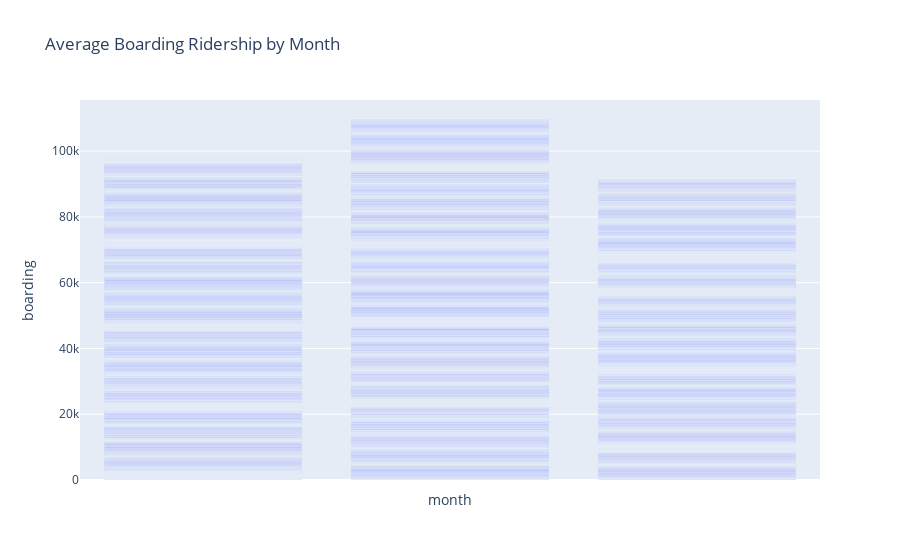
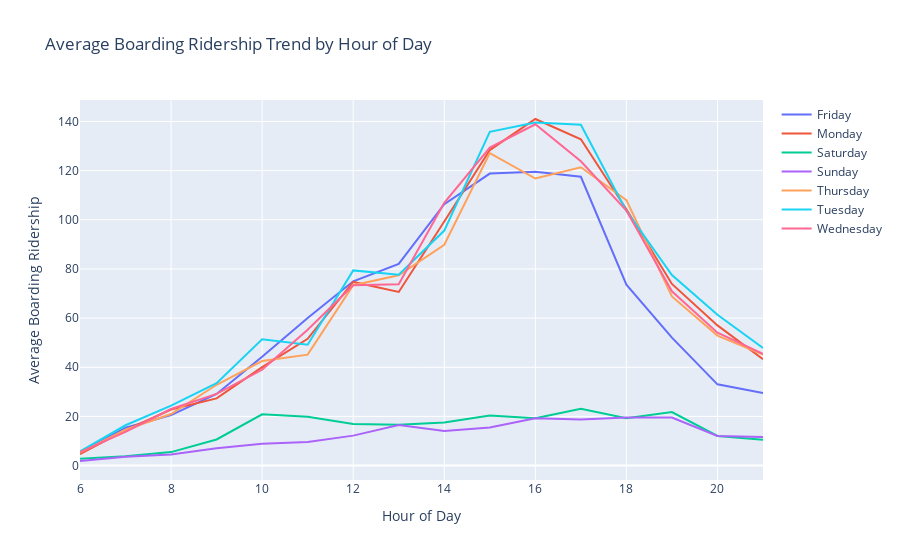
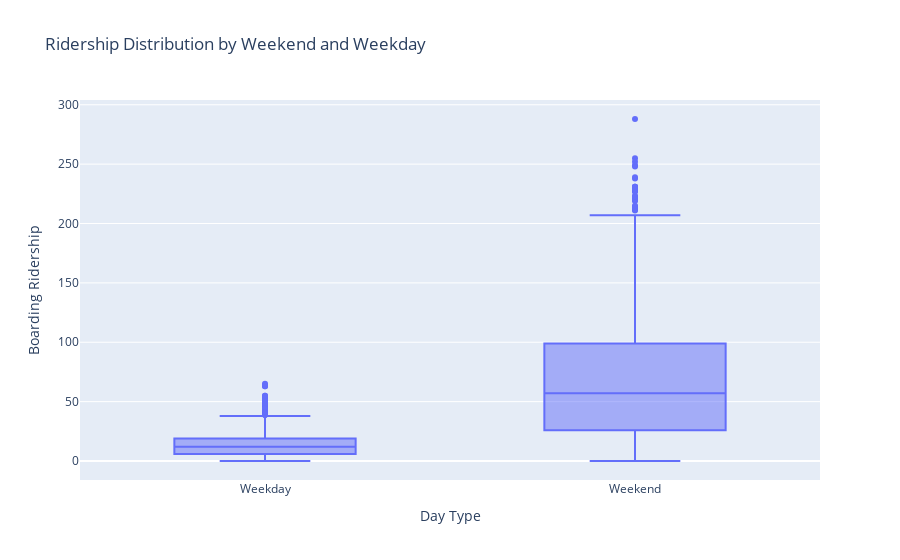
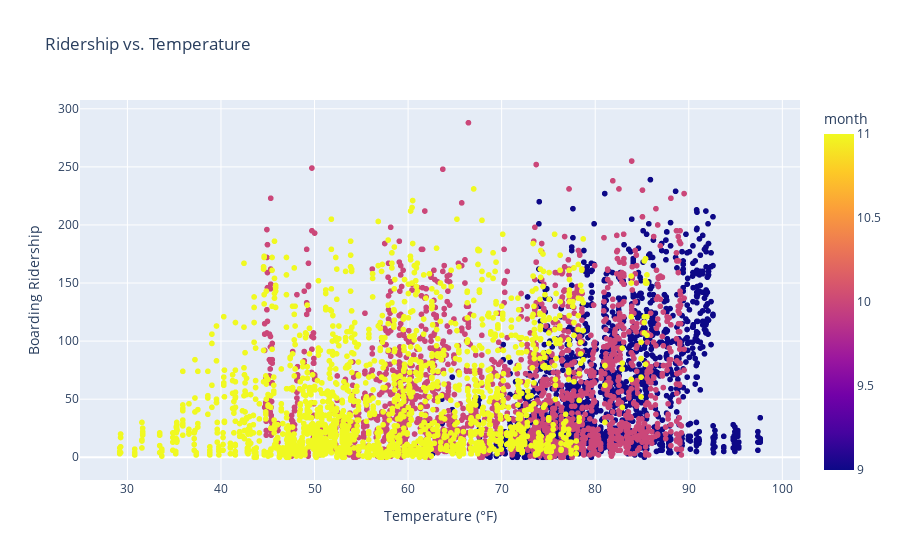

Notebook source saved alongside these figures, in order:
### Code cell
import pandas as pd
import plotly.express as px
import plotly.graph_objects as go

# Load the data
data = pd.read_csv('capmetro_UT.csv')

# Convert 'timestamp' column to datetime
data['timestamp'] = pd.to_datetime(data['timestamp'])

# Extract month from 'timestamp'
data['month'] = data['timestamp'].dt.month

# Extract day of the week from 'timestamp'
data['day_of_week'] = data['timestamp'].dt.day_name()

# 1. Bar plot: Ridership by Month
fig1 = px.bar(data, x='month', y='boarding', title='Average Boarding Ridership by Month')
fig1.update_xaxes(tickmode='array', tickvals=list(range(7)), ticktext=['July', 'August', 'September', 'October', 'November', 'December'])

# 2. Line plot: Ridership Trend by Hour of Day
pivot_table = data.pivot_table(index='hour_of_day', columns='day_of_week', values='boarding', aggfunc='mean')
fig2 = go.Figure()
for day in pivot_table.columns:
    fig2.add_trace(go.Scatter(x=pivot_table.index, y=pivot_table[day], mode='lines', name=day))
fig2.update_layout(title='Average Boarding Ridership Trend by Hour of Day', xaxis_title='Hour of Day', yaxis_title='Average Boarding Ridership')

# 3. Box plot: Ridership Distribution by Weekend and Weekday
fig3 = px.box(data, x='weekend', y='boarding', title='Ridership Distribution by Weekend and Weekday', labels={'weekend': 'Day Type', 'boarding': 'Boarding Ridership'})
fig3.update_xaxes(tickvals=[0, 1], ticktext=['Weekday', 'Weekend'])

# 4. Scatter plot: Ridership vs. Temperature
fig4 = px.scatter(data, x='temperature', y='boarding', color='month', title='Ridership vs. Temperature', labels={'temperature': 'Temperature (°F)', 'boarding': 'Boarding Ridership'})
fig4.update_layout(legend_title='Month')

# Display the interactive visualizations
fig1.show()
fig2.show()
fig3.show()
fig4.show()

### Figure 1 — Plotly figure (JSON) as saved in the notebook; plotly's stock layout.template omitted (floating-point values rounded to 4 significant figures; data arrays with more than 128 entries replaced by an {"elided": "..."} marker saying what was removed)
{"data": [{"alignmentgroup": "True", "hovertemplate": "month=%{x}<br>boarding=%{y}<extra></extra>", "legendgroup": "", "marker": {"color": "#636efa", "pattern": {"shape": ""}}, "name": "", "offsetgroup": "", "orientation": "v", "showlegend": false, "textposition": "auto", "type": "bar", "x": {"elided": "5824 int values"}, "xaxis": "x", "y": {"elided": "5824 int values"}, "yaxis": "y"}], "layout": {"barmode": "relative", "legend": {"tracegroupgap": 0}, "title": {"text": "Average Boarding Ridership by Month"}, "xaxis": {"anchor": "y", "domain": [0, 1], "tickmode": "array", "ticktext": ["July", "August", "September", "October", "November", "December"], "tickvals": [0, 1, 2, 3, 4, 5, 6], "title": {"text": "month"}}, "yaxis": {"anchor": "x", "domain": [0, 1], "title": {"text": "boarding"}}}}

### Figure 2 — Plotly figure (JSON) as saved in the notebook; plotly's stock layout.template omitted (floating-point values rounded to 4 significant figures)
{"data": [{"mode": "lines", "name": "Friday", "type": "scatter", "x": [6, 7, 8, 9, 10, 11, 12, 13, 14, 15, 16, 17, 18, 19, 20, 21], "y": [5.404, 15.4, 20.54, 29.13, 44.25, 60.08, 74.96, 82.08, 106.3, 118.8, 119.5, 117.5, 73.62, 52.06, 33.06, 29.48]}, {"mode": "lines", "name": "Monday", "type": "scatter", "x": [6, 7, 8, 9, 10, 11, 12, 13, 14, 15, 16, 17, 18, 19, 20, 21], "y": [4.615, 14.38, 22.81, 27.33, 40.04, 51.58, 74.71, 70.63, 99.33, 128.4, 141, 132.8, 104.2, 73.9, 57.04, 43.23]}, {"mode": "lines", "name": "Saturday", "type": "scatter", "x": [6, 7, 8, 9, 10, 11, 12, 13, 14, 15, 16, 17, 18, 19, 20, 21], "y": [2.827, 3.769, 5.481, 10.62, 20.87, 19.88, 16.92, 16.63, 17.52, 20.35, 19.31, 23.1, 19.29, 21.77, 12.08, 10.46]}, {"mode": "lines", "name": "Sunday", "type": "scatter", "x": [6, 7, 8, 9, 10, 11, 12, 13, 14, 15, 16, 17, 18, 19, 20, 21], "y": [1.865, 3.615, 4.519, 7.038, 8.846, 9.635, 12.19, 16.48, 14.08, 15.46, 19.21, 18.73, 19.52, 19.58, 12.08, 11.67]}, {"mode": "lines", "name": "Thursday", "type": "scatter", "x": [6, 7, 8, 9, 10, 11, 12, 13, 14, 15, 16, 17, 18, 19, 20, 21], "y": [5.231, 14.58, 20.98, 32.88, 42.54, 45.13, 73.4, 77.4, 89.83, 127.1, 116.8, 121.4, 108.0, 68.81, 52.88, 45.12]}, {"mode": "lines", "name": "Tuesday", "type": "scatter", "x": [6, 7, 8, 9, 10, 11, 12, 13, 14, 15, 16, 17, 18, 19, 20, 21], "y": [5.788, 16.4, 24.42, 33.56, 51.38, 49.19, 79.4, 77.63, 95.62, 135.8, 139.6, 138.7, 103.6, 77.54, 61.35, 47.88]}, {"mode": "lines", "name": "Wednesday", "type": "scatter", "x": [6, 7, 8, 9, 10, 11, 12, 13, 14, 15, 16, 17, 18, 19, 20, 21], "y": [5.481, 13.71, 23.02, 29.17, 38.98, 55.25, 73.35, 73.75, 106.9, 129.4, 138.9, 123.8, 103.8, 70.92, 54.04, 45.48]}], "layout": {"title": {"text": "Average Boarding Ridership Trend by Hour of Day"}, "xaxis": {"title": {"text": "Hour of Day"}}, "yaxis": {"title": {"text": "Average Boarding Ridership"}}}}

### Figure 3 — Plotly figure (JSON) as saved in the notebook; plotly's stock layout.template omitted (floating-point values rounded to 4 significant figures; data arrays with more than 128 entries replaced by an {"elided": "..."} marker saying what was removed)
{"data": [{"alignmentgroup": "True", "hovertemplate": "Day Type=%{x}<br>Boarding Ridership=%{y}<extra></extra>", "legendgroup": "", "marker": {"color": "#636efa"}, "name": "", "notched": false, "offsetgroup": "", "orientation": "v", "showlegend": false, "type": "box", "x": {"elided": "5824 str values"}, "x0": " ", "xaxis": "x", "y": {"elided": "5824 int values"}, "y0": " ", "yaxis": "y"}], "layout": {"boxmode": "group", "legend": {"tracegroupgap": 0}, "title": {"text": "Ridership Distribution by Weekend and Weekday"}, "xaxis": {"anchor": "y", "domain": [0, 1], "ticktext": ["Weekday", "Weekend"], "tickvals": [0, 1], "title": {"text": "Day Type"}}, "yaxis": {"anchor": "x", "domain": [0, 1], "title": {"text": "Boarding Ridership"}}}}

### Figure 4 — Plotly figure (JSON) as saved in the notebook; plotly's stock layout.template omitted (floating-point values rounded to 4 significant figures; data arrays with more than 128 entries replaced by an {"elided": "..."} marker saying what was removed)
{"data": [{"hovertemplate": "Temperature (°F)=%{x}<br>Boarding Ridership=%{y}<br>month=%{marker.color}<extra></extra>", "legendgroup": "", "marker": {"color": {"elided": "5824 int values"}, "coloraxis": "coloraxis", "symbol": "circle"}, "mode": "markers", "name": "", "showlegend": false, "type": "scattergl", "x": {"elided": "5824 float values"}, "xaxis": "x", "y": {"elided": "5824 int values"}, "yaxis": "y"}], "layout": {"coloraxis": {"colorbar": {"title": {"text": "month"}}, "colorscale": [[0, "#0d0887"], [0.1111, "#46039f"], [0.2222, "#7201a8"], [0.3333, "#9c179e"], [0.4444, "#bd3786"], [0.5556, "#d8576b"], [0.6667, "#ed7953"], [0.7778, "#fb9f3a"], [0.8889, "#fdca26"], [1, "#f0f921"]]}, "legend": {"title": {"text": "Month"}, "tracegroupgap": 0}, "title": {"text": "Ridership vs. Temperature"}, "xaxis": {"anchor": "y", "domain": [0, 1], "title": {"text": "Temperature (°F)"}}, "yaxis": {"anchor": "x", "domain": [0, 1], "title": {"text": "Boarding Ridership"}}}}
